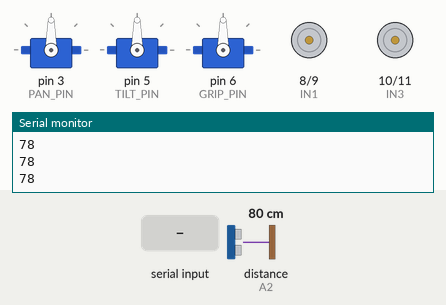
This sketch was run on a simulated Arduino Uno, built with avr-gcc and run on an emulated ATmega328P. Parts: 3 × servo, motor-driver pin pairs drawn as motors (green arrow = first pin HIGH = forward, orange = second pin HIGH = backward, longer = more drive), the last lines printed to the serial monitor. Wiring (inferred from the names in the program): ultrasonic range finder: trigger A1; echo A2. Inputs (shaded band) come from the test bench; at power-on: distance to the obstacle (sensor on A2) 80 cm. The echo pulse lasts 58.3 µs per cm.

Above: at 1.2 s.
1.3 s: "F\n" received over Serial
At 2.3 s:
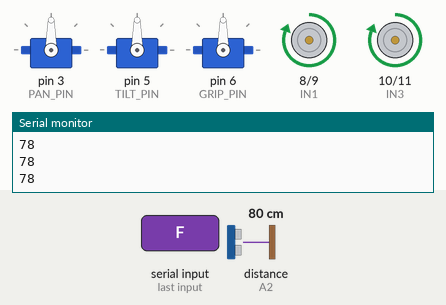
2.8 s: "B\n" received over Serial
At 3.5 s:
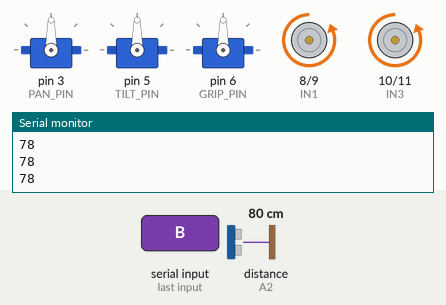
4.3 s: "L\n" received over Serial
At 4.6 s:
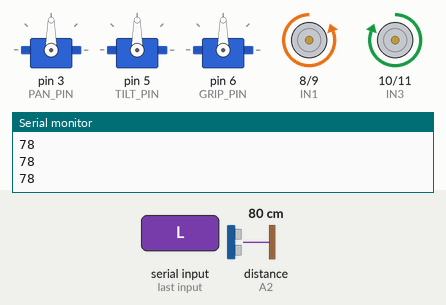
5.8 s: "R\n" received over Serial
At 6.9 s:
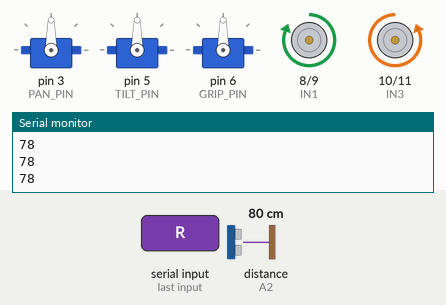
7.3 s: "P,45\n" received over Serial
At 8.2 s:
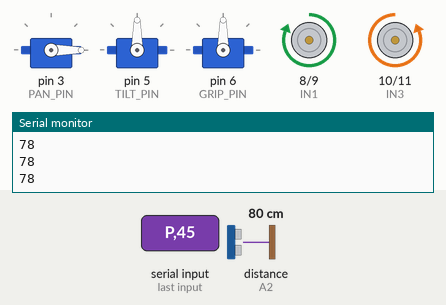
8.8 s: "S\n" received over Serial
At 9.2 s:
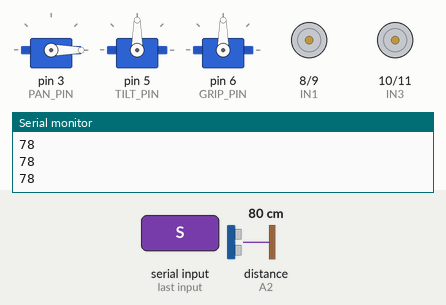
Timing chart, 0 to 11.3 s (numbered marks = the images above; inputs shaded):
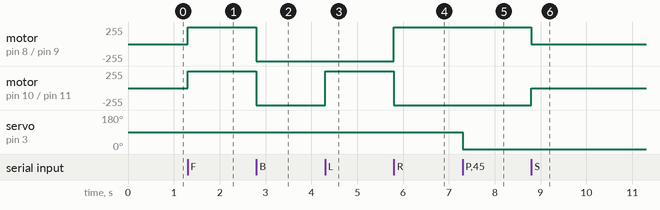

Measured:
- after the input at 1.3 s, motor on pin 8 (IN1) / pin 9 (IN2), motor on pin 10 (IN3) / pin 11 (IN4): stopped → forward 255/255 at once
- after the input at 2.8 s, motor on pin 8 (IN1) / pin 9 (IN2), motor on pin 10 (IN3) / pin 11 (IN4): forward 255/255 → backward 255/255 at once
- after the input at 4.3 s, motor on pin 10 (IN3) / pin 11 (IN4): backward 255/255 → forward 255/255 at once
- after the input at 5.8 s, motor on pin 8 (IN1) / pin 9 (IN2): backward 255/255 → forward 255/255 at once; motor on pin 10 (IN3) / pin 11 (IN4): forward 255/255 → backward 255/255 at once
- after the input at 7.3 s, servo on pin 3 (PAN_PIN): 90° → 0° at once
- after the input at 8.8 s, motor on pin 8 (IN1) / pin 9 (IN2): forward 255/255 → stopped at once; motor on pin 10 (IN3) / pin 11 (IN4): backward 255/255 → stopped at once

The sketch:

Arduino.ino
```cpp
#include <Servo.h>

// --- Servos ---
Servo panServo;
Servo tiltServo;
Servo gripServo;

// --- L298N motor pins ---
#define IN1 8
#define IN2 9
#define IN3 10
#define IN4 11

// --- Ultrasonic pins ---
#define TRIG_PIN A1
#define ECHO_PIN A2

// --- Servo pins ---
#define PAN_PIN 3
#define TILT_PIN 5
#define GRIP_PIN 6   // gripper servo

// --- Variables ---
String inputString = "";
bool stringComplete = false;

void setup() {
  Serial.begin(9600);

  // Attach servos
  panServo.attach(PAN_PIN);
  tiltServo.attach(TILT_PIN);
  gripServo.attach(GRIP_PIN);

  // Init servo positions
  panServo.write(90);
  tiltServo.write(90);
  gripServo.write(90);

  // Motor pins
  pinMode(IN1, OUTPUT);
  pinMode(IN2, OUTPUT);
  pinMode(IN3, OUTPUT);
  pinMode(IN4, OUTPUT);
  stopMotors();

  // Ultrasonic
  pinMode(TRIG_PIN, OUTPUT);
  pinMode(ECHO_PIN, INPUT);
}

void loop() {
  if (stringComplete) {
    processCommand(inputString);
    inputString = "";
    stringComplete = false;
  }

  // Send distance every 300ms
  static unsigned long lastSend = 0;
  if (millis() - lastSend > 300) {
    long distance = getDistance();
    Serial.println(distance);
    lastSend = millis();
  }
}

void processCommand(String cmd) {
  cmd.trim();

  // Motor commands
  if (cmd == "F") forward();
  else if (cmd == "B") backward();
  else if (cmd == "L") left();
  else if (cmd == "R") right();
  else if (cmd == "S") stopMotors();

  // Servo commands
  else if (cmd.startsWith("P")) {   // Pan
    int val = cmd.substring(1).toInt();
    panServo.write(constrain(val, 0, 180));
  }
  else if (cmd.startsWith("T")) {   // Tilt
    int val = cmd.substring(1).toInt();
    tiltServo.write(constrain(val, 0, 180));
  }
  else if (cmd.startsWith("G")) {   // Gripper
    int val = cmd.substring(1).toInt();
    gripServo.write(constrain(val, 0, 180));
  }
}

void serialEvent() {
  while (Serial.available()) {
    char inChar = (char)Serial.read();
    if (inChar == '\n') {
      stringComplete = true;
    } else {
      inputString += inChar;
    }
  }
}

// --- Motor functions ---
void forward() {
  digitalWrite(IN1, HIGH);
  digitalWrite(IN2, LOW);
  digitalWrite(IN3, HIGH);
  digitalWrite(IN4, LOW);
}

void backward() {
  digitalWrite(IN1, LOW);
  digitalWrite(IN2, HIGH);
  digitalWrite(IN3, LOW);
  digitalWrite(IN4, HIGH);
}

void left() {
  digitalWrite(IN1, LOW);
  digitalWrite(IN2, HIGH);
  digitalWrite(IN3, HIGH);
  digitalWrite(IN4, LOW);
}

void right() {
  digitalWrite(IN1, HIGH);
  digitalWrite(IN2, LOW);
  digitalWrite(IN3, LOW);
  digitalWrite(IN4, HIGH);
}

void stopMotors() {
  digitalWrite(IN1, LOW);
  digitalWrite(IN2, LOW);
  digitalWrite(IN3, LOW);
  digitalWrite(IN4, LOW);
}

// --- Ultrasonic function ---
long getDistance() {
  digitalWrite(TRIG_PIN, LOW);
  delayMicroseconds(2);
  digitalWrite(TRIG_PIN, HIGH);
  delayMicroseconds(10);
  digitalWrite(TRIG_PIN, LOW);

  long duration = pulseIn(ECHO_PIN, HIGH, 20000); // 20ms timeout
  long distance = duration * 0.034 / 2;
  return distance == 0 ? -1 : distance; // -1 if no echo
}
```
